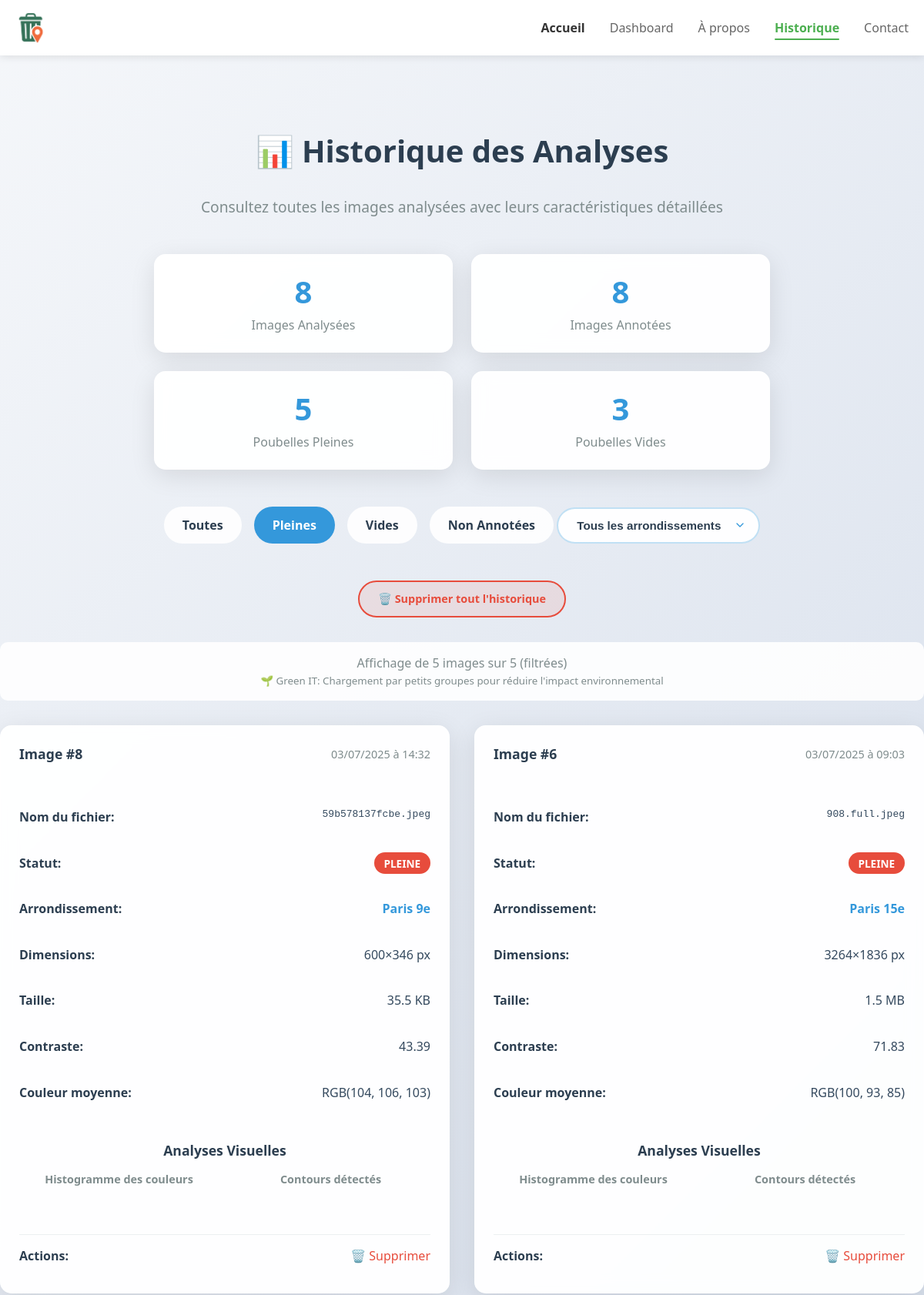
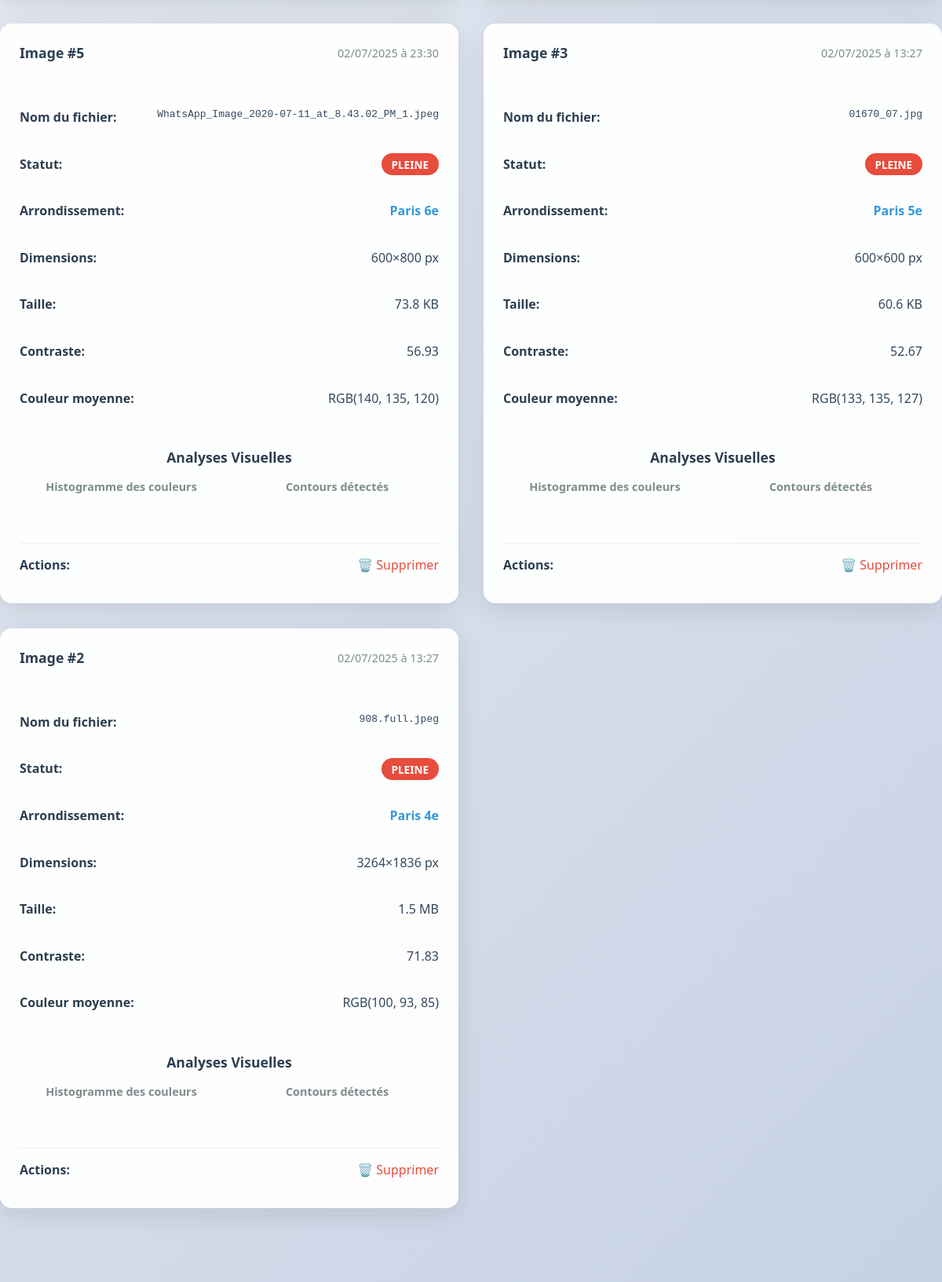
Page /historique?filter=pleine (upper part) on the committed database (2 pictures, top to bottom).
### tables this page shows
CREATE TABLE images (
                id INTEGER PRIMARY KEY AUTOINCREMENT,
                filepath TEXT,
                upload_date TEXT,
                annotation TEXT,
                filesize INTEGER,
                width INTEGER,
                height INTEGER,
                avg_color_r INTEGER,
                avg_color_g INTEGER,
                avg_color_b INTEGER,
                contrast REAL
            , histogram_data TEXT, histogram_image TEXT, edge_image TEXT, exif_date_taken TEXT, exif_latitude REAL, exif_longitude REAL);

### app.py (the view)
@app.route('/historique')
def historique():
    filter_type = request.args.get('filter')
    arrondissement_filter = request.args.get('arrondissement')
    page = int(request.args.get('page', 1))
    per_page = 6  # Nombre d'images par page (Green IT - 2x3 grille)
    def get_filtered_images(start_offset, batch_size, max_attempts=10):
        images = []
        current_offset = start_offset
        attempts = 0
        while len(images) < per_page and attempts < max_attempts:
            with sqlite3.connect('database.db') as conn:
                cursor = conn.cursor()
                base_query = "SELECT * FROM images"
                where_clauses = []
                if filter_type == 'pleine':
                    where_clauses.append('annotation = "pleine"')
                elif filter_type == 'vide':
                    where_clauses.append('annotation = "vide"')
                elif filter_type == 'non_annotees':
                    where_clauses.append('(annotation IS NULL OR annotation = "")')
                where_clause = ' WHERE ' + ' AND '.join(where_clauses) if where_clauses else ''
                paginated_query = base_query + where_clause + f' ORDER BY upload_date DESC LIMIT {batch_size} OFFSET {current_offset}'
                cursor.execute(paginated_query)
                columns = [description[0] for description in cursor.description]
                batch_images = [dict(zip(columns, row)) for row in cursor.fetchall()]
                if not batch_images:
                    break
                for image in batch_images:
                    if image['exif_latitude'] is not None and image['exif_longitude'] is not None:
                        latitude, longitude = image['exif_latitude'], image['exif_longitude']
                    else:
                        latitude, longitude = generate_random_paris_coordinates_safe(image['id'])
                    image['arrondissement'] = get_paris_district_from_coordinates(latitude, longitude)
                    if not arrondissement_filter or image['arrondissement'] == arrondissement_filter:
                        images.append(image)
                        if len(images) >= per_page:
                            break
                current_offset += batch_size
                attempts += 1
        return images[:per_page], current_offset
    start_offset = (page - 1) * per_page
    batch_size = per_page * 4 if arrondissement_filter else per_page
    images, final_offset = get_filtered_images(start_offset, batch_size)
    with sqlite3.connect('database.db') as conn:
        cursor = conn.cursor()
        count_query = "SELECT COUNT(*) FROM images"
        where_clauses = []
        if filter_type == 'pleine':
            where_clauses.append('annotation = "pleine"')
        elif filter_type == 'vide':
            where_clauses.append('annotation = "vide"')
        elif filter_type == 'non_annotees':
            where_clauses.append('(annotation IS NULL OR annotation = "")')
        where_clause = ' WHERE ' + ' AND '.join(where_clauses) if where_clauses else ''
        cursor.execute(count_query + where_clause)
        total_filtered_images = cursor.fetchone()[0]
        if arrondissement_filter:
            total_filtered_images = max(1, total_filtered_images // 20)
        cursor.execute('SELECT COUNT(*) FROM images')
        total_images = cursor.fetchone()[0]
        cursor.execute('SELECT COUNT(*) FROM images WHERE annotation IS NOT NULL AND annotation != ""')
        annotated_images = cursor.fetchone()[0]
        cursor.execute('SELECT COUNT(*) FROM images WHERE annotation = "pleine"')
        images_pleine = cursor.fetchone()[0]
        cursor.execute('SELECT COUNT(*) FROM images WHERE annotation = "vide"')
        images_vide = cursor.fetchone()[0]
        cursor.execute('SELECT id, exif_latitude, exif_longitude FROM images ORDER BY id')
        all_image_data = cursor.fetchall()
        arrondissements = set()
        for img_id, exif_lat, exif_lng in all_image_data:
            if exif_lat is not None and exif_lng is not None:
                latitude, longitude = exif_lat, exif_lng
            else:
                latitude, longitude = generate_random_paris_coordinates_safe(img_id)
            arr = get_paris_district_from_coordinates(latitude, longitude)
            arrondissements.add(arr)
        arrondissements = sorted(list(arrondissements))
        for image in images:
            image = extract_exif_coordinates_and_arrondissement(image)
            if image['upload_date']:
                try:
                    date_obj = datetime.strptime(image['upload_date'], '%Y-%m-%d %H:%M:%S')
                    image['upload_date'] = date_obj.strftime('%d/%m/%Y à %H:%M')
                except:
                    pass
            if image['filesize']:
                size_kb = image['filesize'] / 1024
                if size_kb < 1024:
                    image['filesize'] = f"{size_kb:.1f} KB"
                else:
                    size_mb = size_kb / 1024
                    image['filesize'] = f"{size_mb:.1f} MB"
    has_next = len(images) == per_page and final_offset < total_filtered_images * 2  # Facteur de sécurité
    next_page = page + 1 if has_next else None
    return render_template('historique.html',
                         images=images,
                         total_images=total_images,
                         annotated_images=annotated_images,
                         images_pleine=images_pleine,
                         images_vide=images_vide,
                         filter_type=filter_type,
                         arrondissement_filter=arrondissement_filter,
                         arrondissements=arrondissements,
                         current_page=page,
                         has_next=has_next,
                         next_page=next_page,
                         total_filtered_images=total_filtered_images,
                         images_shown=len(images),
                         per_page=per_page)

### templates/historique.html (shortened to what this page needs)
<!DOCTYPE html>
<html lang="fr">
<head>
    <link rel="stylesheet" href="{{ url_for('static', filename='styles.css') }}">
</head>
<body>
    <header class="header">
        <div class="container">
            <div class="logo">
                <img src="{{ url_for('static', filename='images/Logo_TrashTrack.png') }}" alt="TrashTrack" class="logo-img">
            </div>
            <nav class="nav">
                <a href="{{ url_for('home') }}" class="nav-link">Accueil</a>
                <a href="/dashboard.html" class="nav-link">Dashboard</a>
                <a href="/apropos.html" class="nav-link">À propos</a>
                <a href="{{ url_for('historique') }}" class="nav-link active">Historique</a>
                <a href="/contact.html" class="nav-link">Contact</a>
            </nav>
        </div>
    </header>
    <main class="main">
        <div class="container resources-container">
            <h1 class="page-title">📊 Historique des Analyses</h1>
            <p class="subtitle">Consultez toutes les images analysées avec leurs caractéristiques détaillées</p>
            <div class="stats-section">
                <div class="stat-card">
                    <span class="stat-number">{{ total_images }}</span>
                    <div class="stat-label">Images Analysées</div>
                </div>
                <div class="stat-card">
                    <span class="stat-number">{{ annotated_images }}</span>
                    <div class="stat-label">Images Annotées</div>
                </div>
                <div class="stat-card">
                    <span class="stat-number">{{ images_pleine }}</span>
                    <div class="stat-label">Poubelles Pleines</div>
                </div>
                <div class="stat-card">
                    <span class="stat-number">{{ images_vide }}</span>
                    <div class="stat-label">Poubelles Vides</div>
                </div>
            </div>
            <div class="filter-section">
                <div class="filter-buttons">
                    <a href="{{ url_for('historique', arrondissement=arrondissement_filter) if arrondissement_filter else url_for('historique') }}"
                       class="filter-btn {{ 'active' if not filter_type else '' }}">Toutes</a>
                    <a href="{{ url_for('historique', filter='pleine', arrondissement=arrondissement_filter) if arrondissement_filter else url_for('historique', filter='pleine') }}"
                       class="filter-btn {{ 'active' if filter_type == 'pleine' else '' }}">Pleines</a>
                    <a href="{{ url_for('historique', filter='vide', arrondissement=arrondissement_filter) if arrondissement_filter else url_for('historique', filter='vide') }}"
                       class="filter-btn {{ 'active' if filter_type == 'vide' else '' }}">Vides</a>
                    <a href="{{ url_for('historique', filter='non_annotees', arrondissement=arrondissement_filter) if arrondissement_filter else url_for('historique', filter='non_annotees') }}"
                       class="filter-btn {{ 'active' if filter_type == 'non_annotees' else '' }}">Non Annotées</a>
                </div>
                <div class="arrondissement-filter">
                    <select class="arrondissement-select" id="arrondissementSelect" onchange="filterByArrondissement()">
                        <option value="">Tous les arrondissements</option>
                    </select>
                </div>
                {% if total_images > 0 %}
                <div style="margin-top: 1.5rem; text-align: center;">
                    <a href="{{ url_for('clear_history') }}"
                       class="clear-history-btn"
                       onclick="return confirm('⚠️ ATTENTION ⚠️\n\nCette action va supprimer DÉFINITIVEMENT :\n• Toutes les images uploadées\n• Tous les histogrammes générés\n• Tous les fichiers de contours\n• Toutes les données de la base\n\nCette action est IRRÉVERSIBLE !\n\nÊtes-vous absolument sûr de vouloir continuer ?')">
                        🗑️ Supprimer tout l'historique
                    </a>
                </div>
                {% endif %}
            </div>
            {% if images %}
            <div class="pagination-info" style="text-align: center; margin-bottom: 1rem; color: #7f8c8d;">
                <p>Affichage de {{ images_shown }} images sur {{ total_filtered_images }}
                {% if filter_type %}(filtrées){% endif %}</p>
                <small>🌱 Green IT: Chargement par petits groupes pour réduire l'impact environnemental</small>
            </div>
            <div class="images-grid" id="images-container">
                {% for image in images %}
                <div class="image-card">
                    <div class="image-header">
                        <span class="image-id">Image #{{ image['id'] }}</span>
                        <span class="image-date">{{ image['upload_date'] }}</span>
                    </div>
                    <div class="image-details">
                        <div class="detail-row">
                            <span class="detail-label">Nom du fichier:</span>
                            <span class="detail-value" style="font-family: monospace; word-break: break-all;">{{ image['filepath'].split('/')[-1] }}</span>
                        </div>
                        <div class="detail-row">
                            <span class="detail-label">Statut:</span>
                            <span class="detail-value">
                                <span class="status-annotation status-{{ image['annotation'] or 'non' }}">
                                    {{ image['annotation'] or "Non Annoté" }}
                                </span>
                            </span>
                        </div>
                        <div class="detail-row">
                            <span class="detail-label">Arrondissement:</span>
                            <span class="detail-value" style="font-weight: 600; color: #3498db;">{{ image['arrondissement'] }}</span>
                        </div>
                        <div class="detail-row">
                            <span class="detail-label">Dimensions:</span>
                            <span class="detail-value">{{ image['width'] }}×{{ image['height'] }} px</span>
                        </div>
                        <div class="detail-row">
                            <span class="detail-label">Taille:</span>
                            <span class="detail-value">{{ image['filesize'] }}</span>
                        </div>
                        <div class="detail-row">
                            <span class="detail-label">Contraste:</span>
                            <span class="detail-value">{{ "%.2f"|format(image['contrast']) }}</span>
                        </div>
                        <div class="detail-row">
                            <span class="detail-label">Couleur moyenne:</span>
                            <span class="detail-value">RGB({{ image['avg_color_r'] }}, {{ image['avg_color_g'] }}, {{ image['avg_color_b'] }})</span>
                        </div>
                    </div>
                    <div class="analysis-section">
                        <h3 class="analysis-title">Analyses Visuelles</h3>
                        <div class="analysis-images">
                            <div class="analysis-item">
                                <h4>Histogramme des couleurs</h4>
                            </div>
                            <div class="analysis-item">
                                <h4>Contours détectés</h4>
                            </div>
                        </div>
                    </div>
                    <div class="detail-row" style="margin-top: 1rem; padding-top: 1rem; border-top: 1px solid #ecf0f1;">
                        <span class="detail-label">Actions:</span>
                        <span class="detail-value">
                            <a href="{{ url_for('delete_image', image_id=image['id']) }}"
                               onclick="return confirm('Supprimer cette image ?')"
                               style="color: #e74c3c; text-decoration: none;">🗑️ Supprimer</a>
                        </span>
                    </div>
                </div>
                {% endfor %}
            </div>
            {% else %}
            <div class="no-images">
                <p>Aucune image trouvée pour les critères sélectionnés.</p>
                <p><a href="{{ url_for('home') }}" style="color: #3498db; text-decoration: none;">Commencez par uploader votre première image →</a></p>
            </div>
            {% endif %}
        </div>
    </main>
</body>
</html>

### rows in the picture
images: id "8", upload_date "03/07/2025 à 14:32", filepath "59b578137fcbe.jpeg", annotation "PLEINE", arrondissement "Paris 9e", width "600", height "346", filesize "35.5 KB", contrast "43.39", avg_color_r "104", avg_color_g "106", avg_color_b "103"
images: id "6", upload_date "03/07/2025 à 09:03", filepath "908.full.jpeg", annotation "PLEINE", arrondissement "Paris 15e", width "3264", height "1836", filesize "1.5 MB", contrast "71.83", avg_color_r "100", avg_color_g "93", avg_color_b "85"
images: id "5", upload_date "02/07/2025 à 23:30", filepath "WhatsApp_Image_2020-07-11_at_8.43.02_PM_1.jpeg", annotation "PLEINE", arrondissement "Paris 6e", width "600", height "800", filesize "73.8 KB", contrast "56.93", avg_color_r "140", avg_color_g "135", avg_color_b "120"
images: id "3", upload_date "02/07/2025 à 13:27", filepath "01670_07.jpg", annotation "PLEINE", arrondissement "Paris 5e", width "600", height "600", filesize "60.6 KB", contrast "52.67", avg_color_r "133", avg_color_g "135", avg_color_b "127"
images: id "2", upload_date "02/07/2025 à 13:27", filepath "908.full.jpeg", annotation "PLEINE", arrondissement "Paris 4e", width "3264", height "1836", filesize "1.5 MB", contrast "71.83", avg_color_r "100", avg_color_g "93", avg_color_b "85"

### other values in the picture
{{ total_images }} "8"
{{ annotated_images }} "8"
{{ images_pleine }} "5"
{{ images_vide }} "3"
{{ images_shown }} "5"
{{ total_filtered_images }} "5"
